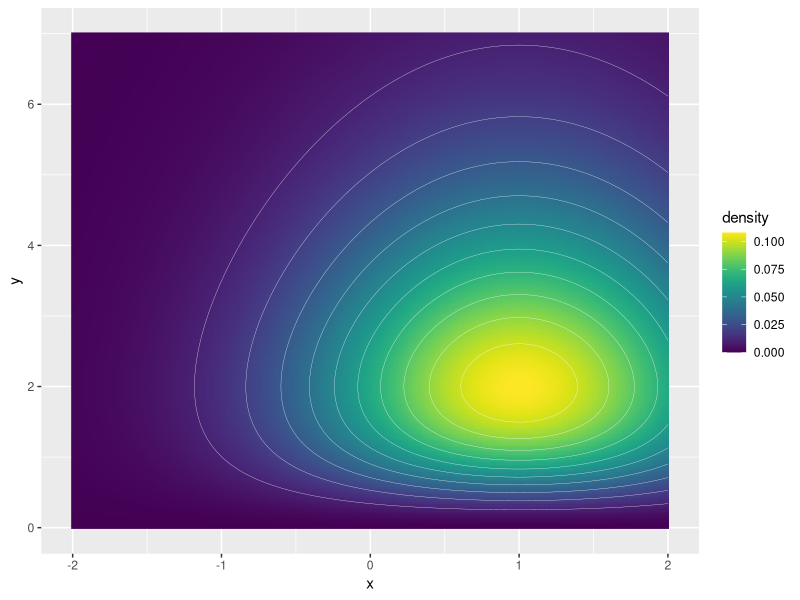

Write the R code that produced this figure.

library(tidyverse)
library(viridis)
library(viridisLite)

n <- 201

x_upper <- 2
x_lower <- -2

y_upper <- 7
y_lower <- 0

x <- seq(from = x_lower, to = x_upper, by = (x_upper - x_lower)/(n-1))
y <- seq(from = y_lower, to = y_upper, by = (y_upper - y_lower)/(n-1))

tib_x <- rep(x, times = n)
tib_y <- rep(y, each = n)

m <- tibble(x = tib_x, y = tib_y, 
            density = dnorm(x, mean = 1, sd = 1) * dgamma(y, shape = 3, rate = 1))


pic <- ggplot(m, aes(x, y, z = density)) + 
        geom_raster(aes(fill = density)) + 
        geom_contour(colour = "white", size = 0.1) +
        scale_fill_viridis()
plot(pic)
